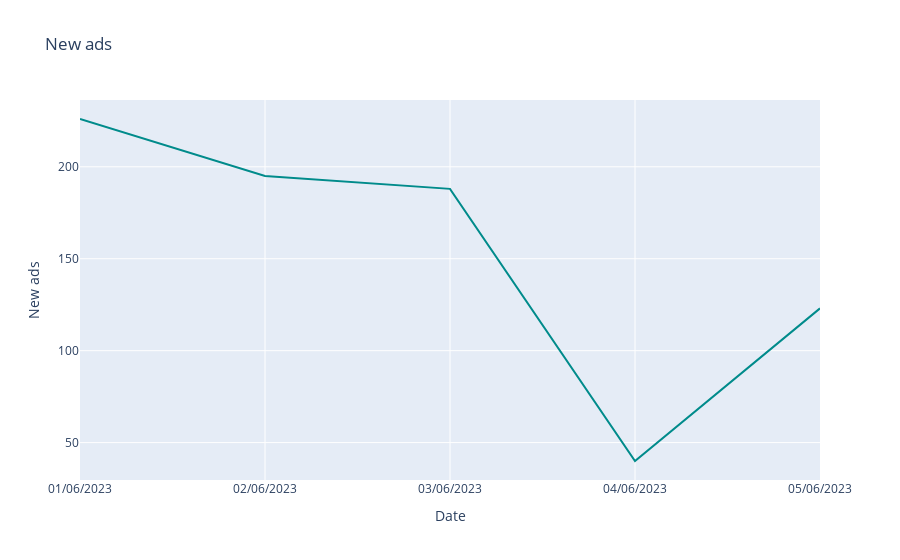

Notebook code cell kept with this figure:
### Code cell
fig = px.line(df_full.groupby('extraction_date')['is_new'].sum().reset_index(), 
              x='extraction_date', y='is_new', title='New ads')
fig.update_traces(line_color='darkcyan')
fig.update_layout(
    xaxis=dict(tickmode='linear', dtick='D1', tickformat='%d/%m/%Y'),
#     yaxis=dict(showgrid=False, zeroline=False),
    xaxis_title='Date',
    yaxis_title='New ads'
)


fig.show()

### Figure 1 — Plotly figure (JSON) as saved in the notebook; plotly's stock layout.template omitted (floating-point values rounded to 4 significant figures)
{"data": [{"hovertemplate": "extraction_date=%{x}<br>is_new=%{y}<extra></extra>", "legendgroup": "", "line": {"color": "darkcyan", "dash": "solid"}, "marker": {"symbol": "circle"}, "mode": "lines", "name": "", "orientation": "v", "showlegend": false, "type": "scatter", "x": ["2023-06-01", "2023-06-02", "2023-06-03", "2023-06-04", "2023-06-05"], "xaxis": "x", "y": [226, 195, 188, 40, 123], "yaxis": "y"}], "layout": {"legend": {"tracegroupgap": 0}, "title": {"text": "New ads"}, "xaxis": {"anchor": "y", "domain": [0, 1], "dtick": "D1", "tickformat": "%d/%m/%Y", "tickmode": "linear", "title": {"text": "Date"}}, "yaxis": {"anchor": "x", "domain": [0, 1], "title": {"text": "New ads"}}}}
